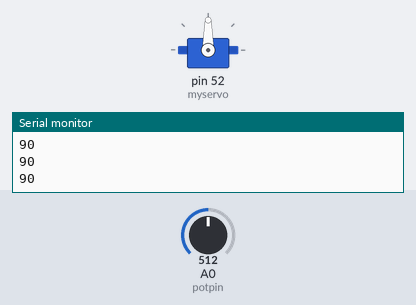
The sketch below on a simulated Arduino Mega 2560, built with avr-gcc and run on an emulated ATmega2560. Shown: servo, the last lines printed to the serial monitor. The test bench sets the inputs (shaded band); at power-on: A0 (potpin) = 512.

Above: at 5.2 s.
5.3 s: A0 (potpin) set to 716
At 5.6 s:
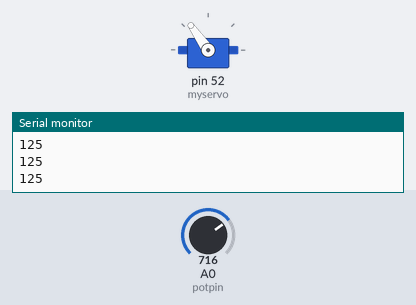
6.8 s: A0 (potpin) set to 900
At 7.8 s:
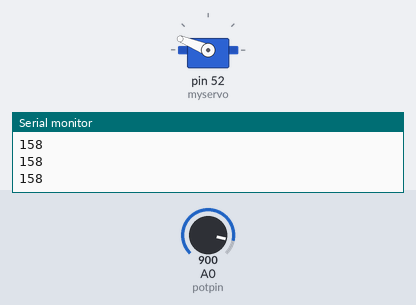
8.3 s: A0 (potpin) set to 306
At 9.3 s:
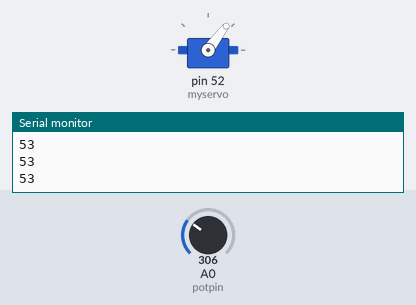
9.8 s: A0 (potpin) set to 122
At 11.0 s:
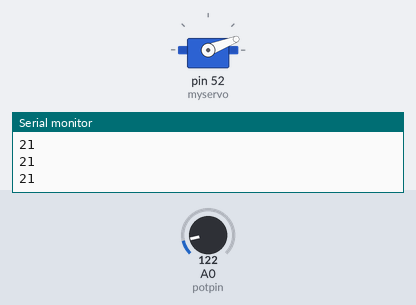
11.3 s: A0 (potpin) set to 0
At 12.5 s:
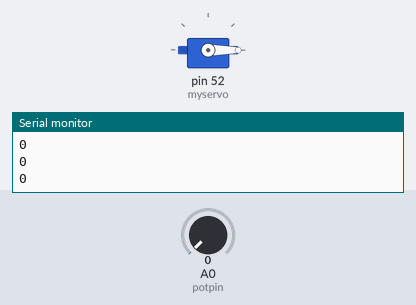
12.8 s: A0 (potpin) set to 1023
At 13.7 s:
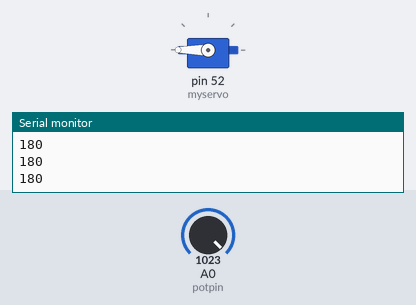
Timing chart, 0 to 15.3 s (numbered marks = the images above; inputs shaded):
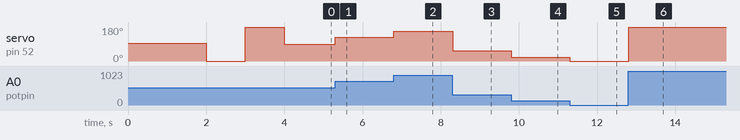

Measured:
- after the input at 5.3 s, servo on pin 52 (myservo): 90° → 125° at once
- after the input at 6.8 s, servo on pin 52 (myservo): 125° → 158° at once
- after the input at 8.3 s, servo on pin 52 (myservo): 158° → 53° at once
- after the input at 9.8 s, servo on pin 52 (myservo): 53° → 21° at once
- after the input at 11.3 s, servo on pin 52 (myservo): 21° → 0° at once
- after the input at 12.8 s, servo on pin 52 (myservo): 0° → 180° at once

The sketch:

sketch_nov29b.ino
```cpp
#include <Servo.h>

Servo myservo;

int potpin = 0;
int val;

void setup() {
  // put your setup code here, to run once:
  myservo.attach(52);
  bool isAttached = myservo.attached();

  //Set up monitor
  Serial.begin(9600);
  //Serial.print("test");
  if(isAttached)
    Serial.print("Servo attached successfully.\n");
  else
    Serial.print("Servo failed to attach.\n");

  myservo.writeMicroseconds(1500);
  delay(2000);

  //Test
  myservo.write(0);
  delay(1000);
  myservo.write(180);
  delay(1000);

}

void loop() {
  // put your main code here, to run repeatedly:
  val = analogRead(potpin);
  val = map(val, 0, 1023, 0, 180);
  Serial.print(val);
  Serial.print("\n");
  myservo.write(val);
  delay(15);
}
```
